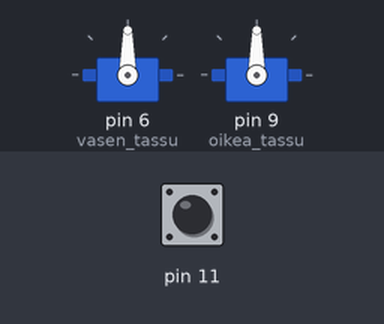
Bench run of a sketch on a simulated Arduino Uno, built with avr-gcc and run on an emulated ATmega328P. On the bench: 2 × servo. Inputs (shaded band) come from the test bench; at power-on: pin 11 LOW.

Above: at 1.2 s.
1.3 s: pin 11 driven HIGH
At 2.2 s:
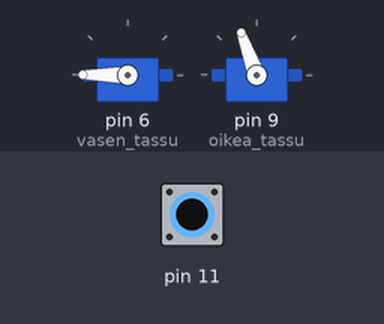
2.8 s: pin 11 pulsed LOW 5 times (0.12 s each, 0.3 s apart)
At 5.2 s:
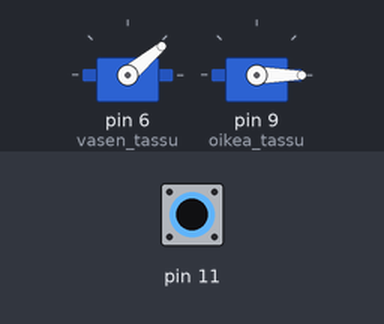
Timing chart, 0 to 6.7 s (numbered marks = the images above; inputs shaded):
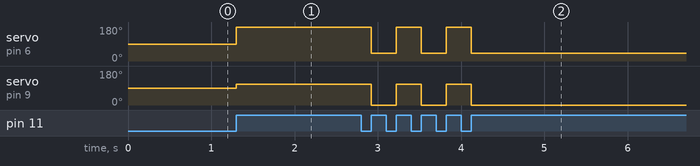

Measured:
- after the input at 1.3 s, servo on pin 6 (vasen_tassu): 90° → 180° at once; servo on pin 9 (oikea_tassu): 90° → 110° at once
- after the input at 2.8 s, servo on pin 6 (vasen_tassu): alternates 180° for 0.30 s and 40° for 0.30 s, 5 changes in all, then stays 40°, starting after 0.12 s; servo on pin 9 (oikea_tassu): alternates 110° for 0.30 s and 0° for 0.30 s, 5 changes in all, then stays 0°, starting after 0.12 s

The sketch:

tassujen_heilutus_tahdissa.ino
```cpp
#include <Servo.h>

Servo vasen_tassu;
Servo oikea_tassu;

boolean tahti = false;
boolean painikkeen_edellinen_arvo = false;
int vasen_tassu_alhaalla = 40;
int vasen_tassu_ylhaalla = 180;
int oikea_tassu_alhaalla = 110;
int oikea_tassu_ylhaalla = 0;
int vasemman_tassun_asento = vasen_tassu_alhaalla;
int oikean_tassun_asento = oikea_tassu_ylhaalla;

void setup()
{
  vasen_tassu.attach(6);
  oikea_tassu.attach(9);
  pinMode(11, INPUT);
}

void loop()
{
  if (digitalRead(11) == true) {
    if (painikkeen_edellinen_arvo == false) {
      tahti = true;
    }
    painikkeen_edellinen_arvo = true;
  }
  else {
   painikkeen_edellinen_arvo = false;
  }

  if (tahti == true) {
    if (vasemman_tassun_asento == vasen_tassu_alhaalla) {
      vasen_tassu.write(vasen_tassu_ylhaalla);
      vasemman_tassun_asento = vasen_tassu_ylhaalla;
    }
    else {
      vasen_tassu.write(vasen_tassu_alhaalla);
      vasemman_tassun_asento = vasen_tassu_alhaalla;
    }
    if (oikean_tassun_asento == oikea_tassu_ylhaalla) {
      oikea_tassu.write(oikea_tassu_alhaalla);
      oikean_tassun_asento = oikea_tassu_alhaalla;
    }
    else {
      oikea_tassu.write(oikea_tassu_ylhaalla);
      oikean_tassun_asento = oikea_tassu_ylhaalla;
    }
  }

  tahti = false;
  delay(1);
}
```
